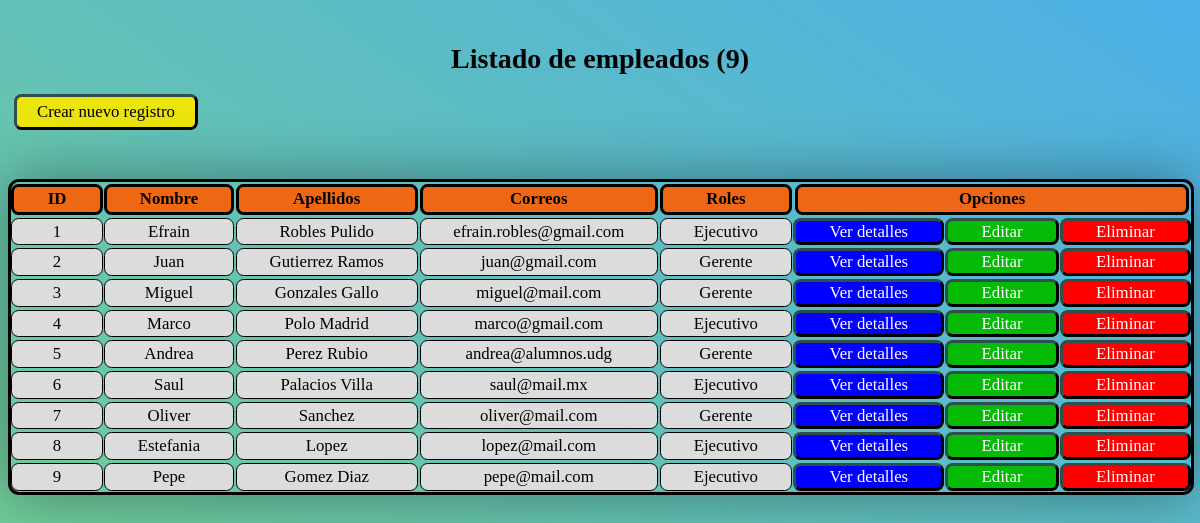
The app's page /B1/Administrador/empleados_lista.php with its own data.
### tables this page shows
CREATE TABLE `empleados` (
  `id` int(11) NOT NULL,
  `nombre` varchar(128) NOT NULL,
  `apellidos` varchar(128) NOT NULL,
  `correo` varchar(128) NOT NULL,
  `pass` varchar(32) NOT NULL,
  `rol` int(1) NOT NULL,
  `archivo_n` varchar(255) NOT NULL,
  `archivo` varchar(128) NOT NULL,
  `status` int(1) NOT NULL DEFAULT 1,
  `eliminado` int(1) NOT NULL DEFAULT 0
);

### B1/Administrador/empleados_lista.php (the view, shortened to what this page needs)
<?php
    $con = conecta();
?>
<html>
    <head>
        <link href="./css/style.css?v=<?php echo time(); ?>" rel="stylesheet" type="text/css">
    </head>
    <body>
        <?php
            $sql = "SELECT * FROM empleados
                    WHERE status = 1 AND eliminado = 0";
            $res = $con->query($sql);
            $num = $res->num_rows;
            echo "<br><h1>Listado de empleados ($num)</h1>";
        ?>
        <a class='opciones' id="crearRegistro" href="./empleados_alta.php">Crear nuevo registro</a><br><br>
        <br>
        <div class="table">
            <div class='header' id="id"><b>ID</b></div>
            <div class='header' id="nombre"><b>Nombre</b></div>
            <div class='header' id="apellidos"><b>Apellidos</b></div>
            <div class='header' id="correo"><b>Correos</b></div>
            <div class='header' id="rol"><b>Roles</b></div>
            <div class="header" id="opciones"><b>Opciones</b></div>
            <?php
                while($row = $res->fetch_array()){
                    $id = $row["id"];
                    $nombre = $row["nombre"];
                    $apellidos = $row["apellidos"];
                    $correo = $row["correo"];
                    $rol = $row["rol"] == 1?"Ejecutivo":"Gerente";
                    echo "<div class='info' id='$id'>$id</div>
                        <div class='info' id='nombre'>$nombre</div>
                        <div class='info' id='apellidos'>$apellidos</div>
                        <div class='info' id='correro'>$correo</div>
                        <div class='info' id='rol'>$rol</div>
                        <a class='opciones' id='detalles' href='detalles.com'>Ver detalles</a>
                        <a class='opciones' id='editar' href='editar.com'>Editar</a>
                        <a class='opciones' id='eliminar' href='eliminar.com'>Eliminar</a>";
                }
            ?>
        </div>
    </body>

### B1/Administrador/css/style.css (style rules this page uses)
body { background: linear-gradient(-145deg,#35a5e6e2,#74d185f9); font-size: 14px; width: auto; }
.header, .info, a { padding: 0.65%; margin: 0.09em 0.5%; display: flex; justify-content: space-around; align-items: center; border: 1px solid #000000; border-radius: 0.45em; text-decoration: none; width: auto; font-size: 1.2em; }
.table { display: grid; border: 3px solid #000000; grid-template-columns: repeat(8, auto); box-shadow: 0 0 60px #00000061; border-radius: 0.8em; width: 99.7%; }
.header#opciones { grid-column: span 3; }
.header { background-color: #ff5e00e3; border: 3px solid #000000; }
.opciones, #crearRegistro { border: 3px outset darkslategray; }
h1 { text-align: center; }
.info { background-color: gainsboro; }
#crearRegistro { background-color: #f2e606f4; color:#000000; padding:5px; width: 10em; }
#detalles { background-color: #0000ff; color: white; padding: 0%; font-stretch: normal; }
#editar { background-color: #05bb05; color: white; }
#eliminar { background-color: #ff0000; color: white; }

### records on screen
empleados: id "1", nombre "Efrain", apellidos "Robles Pulido", correo "efrain.robles@gmail.com", rol "Ejecutivo"
empleados: id "2", nombre "Juan", apellidos "Gutierrez Ramos", correo "juan@gmail.com", rol "Gerente"
empleados: id "3", nombre "Miguel", apellidos "Gonzales Gallo", correo "miguel@mail.com", rol "Gerente"
empleados: id "4", nombre "Marco", apellidos "Polo Madrid", correo "marco@gmail.com", rol "Ejecutivo"
empleados: id "5", nombre "Andrea", apellidos "Perez Rubio", correo "andrea@alumnos.udg", rol "Gerente"
empleados: id "6", nombre "Saul", apellidos "Palacios Villa", correo "saul@mail.mx", rol "Ejecutivo"
empleados: id "7", nombre "Oliver", apellidos "Sanchez", correo "oliver@mail.com", rol "Gerente"
empleados: id "8", nombre "Estefania", apellidos "Lopez", correo "lopez@mail.com", rol "Ejecutivo"
empleados: id "9", nombre "Pepe", apellidos "Gomez Diaz", correo "pepe@mail.com", rol "Ejecutivo"

### other values on screen
$num "9"
